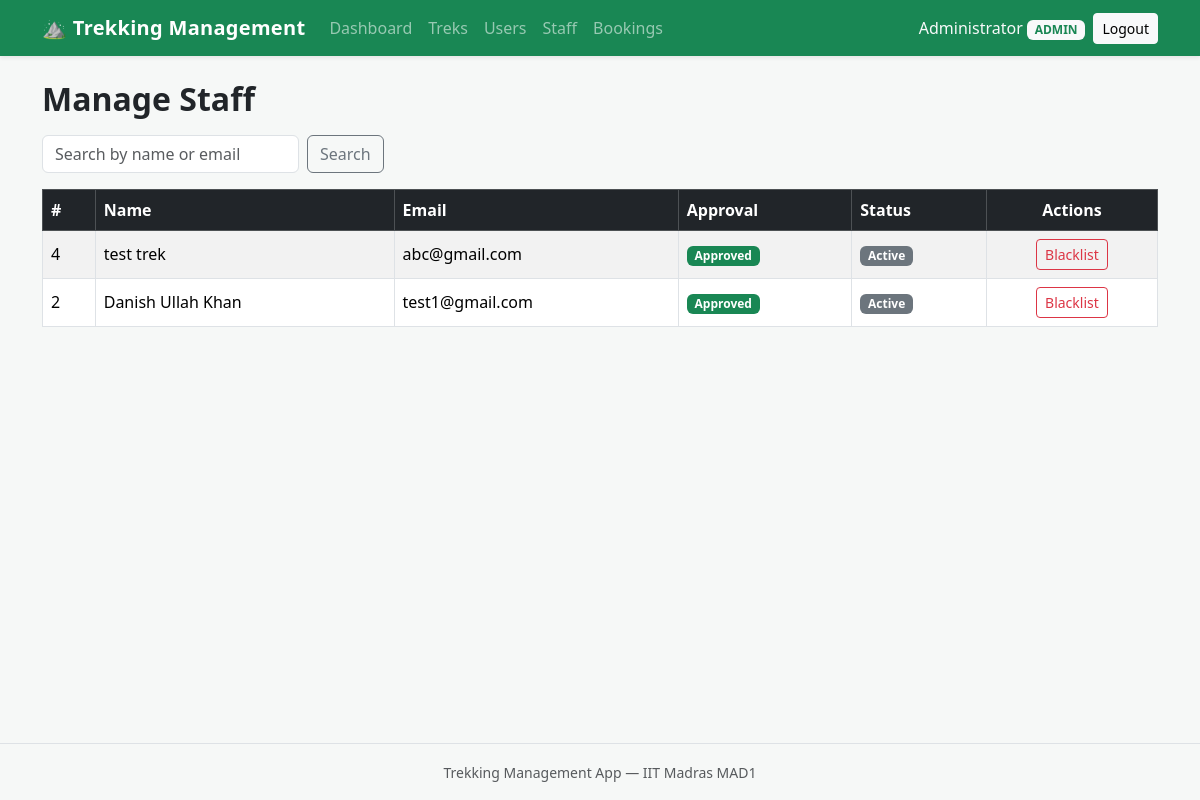
Screenshot of /admin/staff (signed in) with the database file from the repository.
### models/user.py (models this page shows, shortened)
class User(UserMixin, db.Model):
    __tablename__ = "users"
    id = db.Column(db.Integer, primary_key=True)
    name = db.Column(db.String(80), nullable=False)
    email = db.Column(db.String(120), unique=True, nullable=False)
    password_hash = db.Column(db.String(255), nullable=False)
    role = db.Column(db.String(20), nullable=False, default="user")
    approved = db.Column(db.Boolean, nullable=False, default=False)
    blacklisted = db.Column(db.Boolean, nullable=False, default=False)
    bookings = db.relationship("Booking", backref="user", lazy=True)

### routes/admin.py (the view)
@admin_bp.route("/staff")
@admin_required
def list_staff():
    q = request.args.get("q", "").strip()
    query = User.query.filter_by(role="staff")
    if q:
        like = f"%{q}%"
        query = query.filter(db.or_(User.name.ilike(like),
                                    User.email.ilike(like)))
    staff = query.order_by(User.id.desc()).all()
    return render_template("admin/staff.html", staff=staff, q=q)

### models/user.py (called while the page is built)
@login_manager.user_loader
def load_user(user_id):
    return User.query.get(int(user_id))

### routes/admin.py (called while the page is built)
def admin_required(view):
    @wraps(view)
    @login_required
    def wrapped(*args, **kwargs):
        if current_user.role != "admin":
            abort(403)
        return view(*args, **kwargs)
    return wrapped

### templates/admin/staff.html (shortened to what this page needs)
{% extends "base.html" %}
{% block content %}
<h2 class="mb-3">Manage Staff</h2>
<form class="row g-2 mb-3" method="GET" action="{{ url_for('admin.list_staff') }}">
    <div class="col-auto">
        <input type="text" name="q" class="form-control"
               placeholder="Search by name or email" value="{{ q }}">
    </div>
    <div class="col-auto">
        <button type="submit" class="btn btn-outline-secondary">Search</button>
    </div>
</form>
{% if staff %}
<div class="table-responsive">
    <table class="table table-striped table-bordered align-middle">
        <thead class="table-dark">
            <tr>
                <th>#</th>
                <th>Name</th>
                <th>Email</th>
                <th>Approval</th>
                <th>Status</th>
                <th class="text-center">Actions</th>
            </tr>
        </thead>
        <tbody>
            {% for member in staff %}
            <tr>
                <td>{{ member.id }}</td>
                <td>{{ member.name }}</td>
                <td>{{ member.email }}</td>
                <td>
                    {% if member.approved %}
                    <span class="badge bg-success">Approved</span>
                    {% else %}
                    <span class="badge bg-warning text-dark">Pending</span>
                    {% endif %}
                </td>
                <td>
                    {% if member.blacklisted %}
                    <span class="badge bg-danger">Blacklisted</span>
                    {% else %}
                    <span class="badge bg-secondary">Active</span>
                    {% endif %}
                </td>
                <td class="text-center text-nowrap">
                    <form class="d-inline" method="POST"
                          action="{{ url_for('admin.toggle_blacklist', user_id=member.id) }}">
                        {% if member.blacklisted %}
                        <button class="btn btn-sm btn-outline-success">
                            Un-blacklist
                        </button>
                        {% else %}
                        <button class="btn btn-sm btn-outline-danger">
                            Blacklist
                        </button>
                        {% endif %}
                    </form>
                </td>
            </tr>
            {% endfor %}
        </tbody>
    </table>
</div>
{% else %}
<p class="text-muted">No staff found.</p>
{% endif %}
{% endblock %}

### templates/base.html (shortened to what this page needs)
<!DOCTYPE html>
<html lang="en">
<head>
    <link
        href="https://cdn.jsdelivr.net/npm/bootstrap@5.3.3/dist/css/bootstrap.min.css"
        rel="stylesheet">
    <link rel="stylesheet"
          href="{{ url_for('static', filename='style.css') }}">
</head>
<body>
    <nav class="navbar navbar-expand-lg navbar-dark bg-success shadow-sm">
        <div class="container">
            <a class="navbar-brand fw-bold" href="{{ url_for('user.home') }}">
                &#9968; Trekking Management
            </a>
            <div class="collapse navbar-collapse" id="mainNav">
                <ul class="navbar-nav me-auto mb-2 mb-lg-0">
                    {% if current_user.is_authenticated %}
                        {% if current_user.role == 'user' %}
                            <li class="nav-item">
                                <a class="nav-link" href="{{ url_for('user.home') }}">
                                    Browse Treks
                                </a>
                            </li>
                            <li class="nav-item">
                                <a class="nav-link"
                                   href="{{ url_for('user.dashboard') }}">
                                    My Bookings
                                </a>
                            </li>
                        {% elif current_user.role == 'admin' %}
                            <li class="nav-item">
                                <a class="nav-link"
                                   href="{{ url_for('admin.dashboard') }}">
                                    Dashboard
                                </a>
                            </li>
                            <li class="nav-item">
                                <a class="nav-link"
                                   href="{{ url_for('admin.list_treks') }}">Treks</a>
                            </li>
                            <li class="nav-item">
                                <a class="nav-link"
                                   href="{{ url_for('admin.list_users') }}">Users</a>
                            </li>
                            <li class="nav-item">
                                <a class="nav-link"
                                   href="{{ url_for('admin.list_staff') }}">Staff</a>
                            </li>
                            <li class="nav-item">
                                <a class="nav-link"
                                   href="{{ url_for('admin.list_bookings') }}">
                                    Bookings
                                </a>
                            </li>
                        {% endif %}
                    {% endif %}
                </ul>
                <div class="d-flex align-items-lg-center flex-column flex-lg-row gap-2">
                    {% if current_user.is_authenticated %}
                        <span class="navbar-text text-light">
                            {{ current_user.name }}
                            <span class="badge bg-light text-success text-uppercase">
                                {{ current_user.role }}
                            </span>
                        </span>
                        <a class="btn btn-light btn-sm"
                           href="{{ url_for('auth.logout') }}">Logout</a>
                    {% else %}
                        <a class="btn btn-outline-light btn-sm"
                           href="{{ url_for('auth.login') }}">Login</a>
                        <a class="btn btn-light btn-sm"
                           href="{{ url_for('auth.register') }}">Register</a>
                    {% endif %}
                </div>
            </div>
        </div>
    </nav>
    <main class="container py-4">
        {% block content %}{% endblock %}
    </main>
    <footer class="border-top mt-auto py-3">
        <div class="container text-center text-muted">
            <small>Trekking Management App &mdash; IIT Madras MAD1</small>
        </div>
    </footer>
</body>
</html>

### static/style.css (style rules this page uses)
body { min-height: 100vh; display: flex; flex-direction: column; background-color: #f6f8f7; }
main { flex: 1; }
.navbar-brand { letter-spacing: 0.3px; }
.table > :not(caption) > * > * { vertical-align: middle; }
h2 { font-weight: 600; }

### rows the page displays
User: name "Administrator", role "ADMIN"
User: id "4", name "test trek", email "abc@gmail.com", approved "Approved", blacklisted "Active"
User: id "2", name "Danish Ullah Khan", email "test1@gmail.com", approved "Approved", blacklisted "Active"
